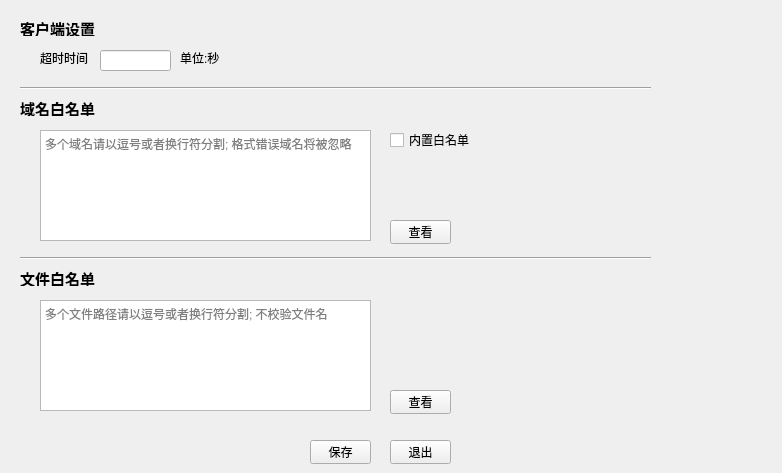
<?xml version="1.0" encoding="UTF-8"?>
<ui version="4.0">
 <class>Form</class>
 <widget class="QWidget" name="Form">
  <property name="geometry">
   <rect>
    <x>0</x>
    <y>0</y>
    <width>782</width>
    <height>473</height>
   </rect>
  </property>
  <property name="windowTitle">
   <string>通用设置</string>
  </property>
  <widget class="QLabel" name="label">
   <property name="geometry">
    <rect>
     <x>20</x>
     <y>20</y>
     <width>81</width>
     <height>16</height>
    </rect>
   </property>
   <property name="font">
    <font>
     <pointsize>11</pointsize>
     <bold>true</bold>
    </font>
   </property>
   <property name="text">
    <string>客户端设置</string>
   </property>
  </widget>
  <widget class="QLabel" name="label_3">
   <property name="geometry">
    <rect>
     <x>40</x>
     <y>50</y>
     <width>55</width>
     <height>16</height>
    </rect>
   </property>
   <property name="text">
    <string>超时时间</string>
   </property>
  </widget>
  <widget class="QLineEdit" name="timeoutLineEdit">
   <property name="geometry">
    <rect>
     <x>100</x>
     <y>50</y>
     <width>71</width>
     <height>21</height>
    </rect>
   </property>
  </widget>
  <widget class="QLabel" name="label_4">
   <property name="geometry">
    <rect>
     <x>180</x>
     <y>50</y>
     <width>55</width>
     <height>16</height>
    </rect>
   </property>
   <property name="text">
    <string>单位:秒</string>
   </property>
  </widget>
  <widget class="QLabel" name="label_5">
   <property name="geometry">
    <rect>
     <x>20</x>
     <y>100</y>
     <width>121</width>
     <height>16</height>
    </rect>
   </property>
   <property name="font">
    <font>
     <pointsize>11</pointsize>
     <bold>true</bold>
    </font>
   </property>
   <property name="text">
    <string>域名白名单</string>
   </property>
  </widget>
  <widget class="QPlainTextEdit" name="whiteDomTextEdit">
   <property name="geometry">
    <rect>
     <x>40</x>
     <y>130</y>
     <width>331</width>
     <height>111</height>
    </rect>
   </property>
   <property name="placeholderText">
    <string>多个域名请以逗号或者换行符分割; 格式错误域名将被忽略</string>
   </property>
  </widget>
  <widget class="QCheckBox" name="whiteDomEnableBox">
   <property name="geometry">
    <rect>
     <x>390</x>
     <y>130</y>
     <width>80</width>
     <height>20</height>
    </rect>
   </property>
   <property name="text">
    <string>内置白名单</string>
   </property>
  </widget>
  <widget class="QPushButton" name="checkWhiteDomBtn">
   <property name="geometry">
    <rect>
     <x>390</x>
     <y>220</y>
     <width>61</width>
     <height>24</height>
    </rect>
   </property>
   <property name="text">
    <string>查看</string>
   </property>
  </widget>
  <widget class="QLabel" name="label_7">
   <property name="geometry">
    <rect>
     <x>20</x>
     <y>270</y>
     <width>121</width>
     <height>16</height>
    </rect>
   </property>
   <property name="font">
    <font>
     <pointsize>11</pointsize>
     <bold>true</bold>
    </font>
   </property>
   <property name="text">
    <string>文件白名单</string>
   </property>
  </widget>
  <widget class="QPlainTextEdit" name="whiteFileTextEdit">
   <property name="geometry">
    <rect>
     <x>40</x>
     <y>300</y>
     <width>331</width>
     <height>111</height>
    </rect>
   </property>
   <property name="placeholderText">
    <string>多个文件路径请以逗号或者换行符分割; 不校验文件名</string>
   </property>
  </widget>
  <widget class="Line" name="line">
   <property name="geometry">
    <rect>
     <x>20</x>
     <y>80</y>
     <width>631</width>
     <height>16</height>
    </rect>
   </property>
   <property name="orientation">
    <enum>Qt::Horizontal</enum>
   </property>
  </widget>
  <widget class="Line" name="line_2">
   <property name="geometry">
    <rect>
     <x>20</x>
     <y>250</y>
     <width>631</width>
     <height>16</height>
    </rect>
   </property>
   <property name="orientation">
    <enum>Qt::Horizontal</enum>
   </property>
  </widget>
  <widget class="QPushButton" name="saveBtn">
   <property name="geometry">
    <rect>
     <x>310</x>
     <y>440</y>
     <width>61</width>
     <height>24</height>
    </rect>
   </property>
   <property name="text">
    <string>保存</string>
   </property>
  </widget>
  <widget class="QPushButton" name="exitBtn">
   <property name="geometry">
    <rect>
     <x>390</x>
     <y>440</y>
     <width>61</width>
     <height>24</height>
    </rect>
   </property>
   <property name="text">
    <string>退出</string>
   </property>
  </widget>
  <widget class="QPushButton" name="checkWhiteFileBtn">
   <property name="geometry">
    <rect>
     <x>390</x>
     <y>390</y>
     <width>61</width>
     <height>24</height>
    </rect>
   </property>
   <property name="text">
    <string>查看</string>
   </property>
  </widget>
 </widget>
 <resources/>
 <connections/>
</ui>
